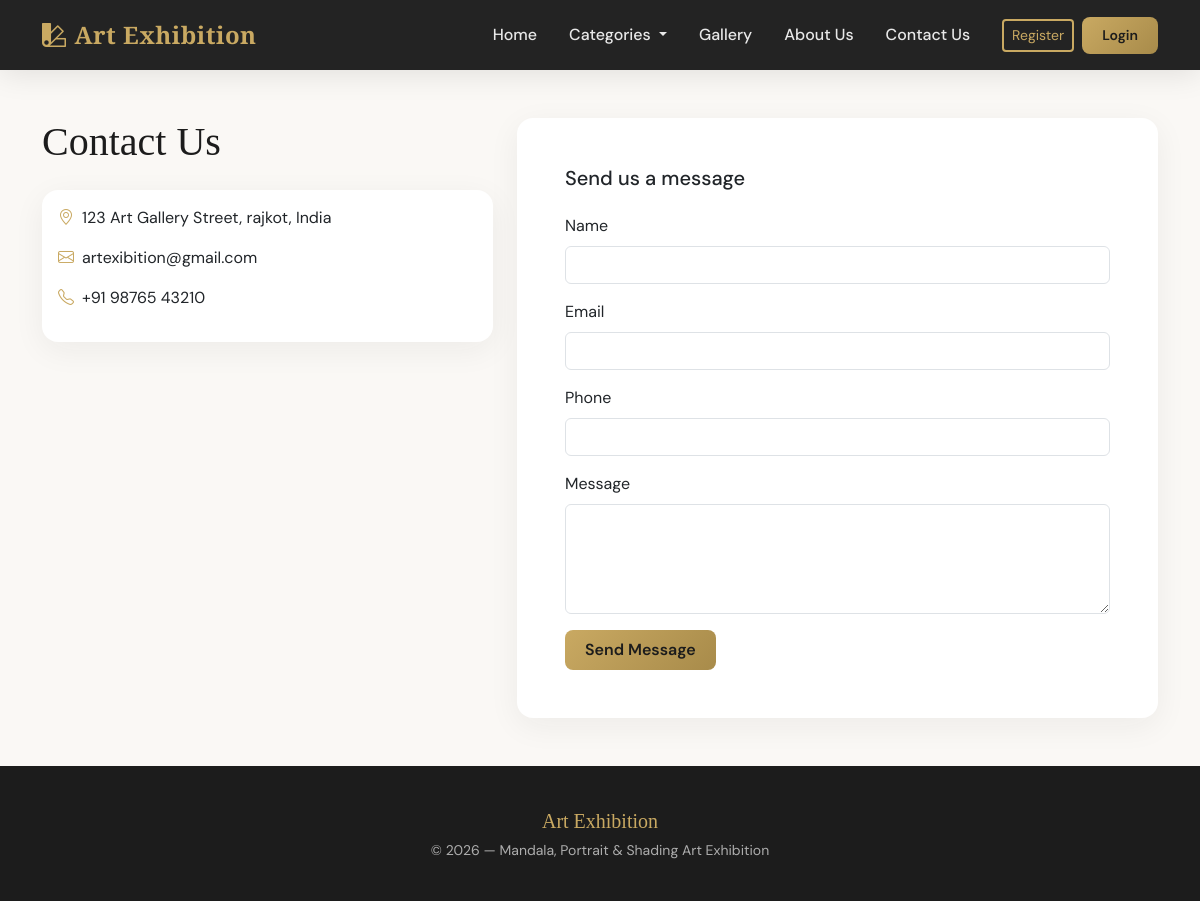
The page /contact-us/ on the database its author committed.
### core/models.py (models this page shows, shortened)
class SiteSettings(models.Model):
    site_name = models.CharField(max_length=100, default='Art Exhibition')
    about_us_title = models.CharField(max_length=200, default='About Art Exhibition')
    about_us_content = models.TextField(default='We showcase beautiful artworks including mandala, portrait, and shading art.')
    contact_email = models.EmailField(default='contact@artexhibition.com')
    contact_phone = models.CharField(max_length=20, default='+91 98765 43210')
    contact_address = models.TextField(default='123 Art Gallery Street, Mumbai, India')
    hero_title = models.CharField(max_length=200, default='Discover Beautiful Art')
    hero_subtitle = models.CharField(max_length=300, default='Mandala, Portrait & Shading Art Exhibition')
    hero_background = models.ImageField(upload_to='hero/', blank=True, null=True)
    hero_background_url = models.URLField(blank=True, null=True)

### core/views.py (the view)
# urls.py: path('contact-us/', views.contact_us, name='contact_us'),
def contact_us(request):
    if request.method == 'POST':
        form = ContactForm(request.POST)
        if form.is_valid():
            form.save()
            messages.success(request, 'Thank you! Your message has been sent.')
            return redirect('core:contact_us')
    else:
        form = ContactForm()
    return render(request, 'core/contact_us.html', {'form': form})

### core/forms.py
class ContactForm(forms.ModelForm):
    class Meta:
        model = ContactSubmission
        fields = ['name', 'email', 'phone', 'message']
        widgets = {
            'name': forms.TextInput(attrs={'class': 'form-control'}),
            'email': forms.EmailInput(attrs={'class': 'form-control'}),
            'phone': forms.TextInput(attrs={'class': 'form-control'}),
            'message': forms.Textarea(attrs={'class': 'form-control', 'rows': 4}),
        }

### core/context_processors.py (called while the page is built)
def cart_count(request):
    try:
        if request.user.is_authenticated:
            return {'cart_count': Cart.objects.filter(user=request.user).count()}
    except Exception:
        pass
    return {'cart_count': 0}

def site_settings(request):
    try:
        s = SiteSettings.objects.first()
        return {'site_settings': s if s else SiteSettings()}
    except Exception:
        return {'site_settings': SiteSettings()}

def nav_categories(request):
    try:
        cats = Category.objects.order_by('name')
        return {'nav_categories': cats}
    except Exception:
        return {'nav_categories': []}

### templates/core/contact_us.html (shortened to what this page needs)
{% extends 'base.html' %}
{% block content %}
<section class="py-5">
    <div class="container">
        <div class="row">
            <div class="col-lg-5 mb-4">
                <h1 class="font-display mb-4">Contact Us</h1>
                <div class="card card-art border-0">
                    <div class="card-body">
                        <p><i class="bi bi-geo-alt me-2" style="color: var(--art-gold);"></i>{{ site_settings.contact_address }}</p>
                        <p><i class="bi bi-envelope me-2" style="color: var(--art-gold);"></i>{{ site_settings.contact_email }}</p>
                        <p><i class="bi bi-telephone me-2" style="color: var(--art-gold);"></i>{{ site_settings.contact_phone }}</p>
                    </div>
                </div>
            </div>
            <div class="col-lg-7">
                <div class="card card-art border-0">
                    <div class="card-body p-5">
                        <h5 class="mb-4">Send us a message</h5>
                        <form method="post">
                            {% for field in form %}
                            <div class="mb-3">
                                <label class="form-label">{{ field.label }}</label>
                                {{ field }}
                            </div>
                            {% endfor %}
                            <button type="submit" class="btn btn-art">Send Message</button>
                        </form>
                    </div>
                </div>
            </div>
        </div>
    </div>
</section>
{% endblock %}

### templates/base.html (shortened to what this page needs)
{% load static %}
<!DOCTYPE html>
<html lang="en">
<head>
    <link href="https://cdn.jsdelivr.net/npm/bootstrap@5.3.2/dist/css/bootstrap.min.css" rel="stylesheet">
    <link rel="stylesheet" href="https://cdn.jsdelivr.net/npm/bootstrap-icons@1.11.1/font/bootstrap-icons.css">
</head>
<body class="d-flex flex-column min-vh-100">
    {% block nav %}
    <nav class="navbar navbar-expand-lg navbar-dark navbar-art sticky-top">
        <div class="container">
            <a class="navbar-brand" href="{% url 'core:home' %}">
                <i class="bi bi-palette2 me-2"></i>{{ site_settings.site_name }}
            </a>
            <div class="collapse navbar-collapse" id="navbarNav">
                <ul class="navbar-nav ms-auto">
                    <li class="nav-item"><a class="nav-link {% if request.resolver_match.url_name == 'home' %}active{% endif %}" href="{% url 'core:home' %}">Home</a></li>
                    <li class="nav-item dropdown">
                        <a class="nav-link dropdown-toggle" href="#" id="categoryDropdown" role="button" data-bs-toggle="dropdown" aria-expanded="false">
                            Categories
                        </a>
                    </li>
                    <li class="nav-item"><a class="nav-link" href="{% url 'core:gallery' %}">Gallery</a></li>
                    <li class="nav-item"><a class="nav-link" href="{% url 'core:about_us' %}">About Us</a></li>
                    <li class="nav-item"><a class="nav-link" href="{% url 'core:contact_us' %}">Contact Us</a></li>
                </ul>
                <ul class="navbar-nav align-items-center gap-2 ms-3">
                    {% if user.is_authenticated %}
                    <li class="nav-item">
                        <div class="user-avatar" title="{{ user.email }}">
                            {{ user.get_display_name }}
                        </div>
                    </li>
                    <li class="nav-item"><a class="nav-link" href="{% url 'core:order_list' %}">My Orders</a></li>
                    <li class="nav-item"><a class="nav-link" href="{% url 'core:logout' %}">Logout</a></li>
                    {% else %}
                    <li class="nav-item"><a class="btn btn-outline-art btn-sm" href="{% url 'core:register' %}">Register</a></li>
                    <li class="nav-item"><a class="btn btn-art btn-sm" href="{% url 'core:login' %}">Login</a></li>
                    {% endif %}
                </ul>
            </div>
        </div>
    </nav>
    {% endblock %}
    <main class="flex-grow-1">
        {% block content %}{% endblock %}
    </main>
    {% block footer %}
    <footer class="mt-auto">
        <div class="container text-center">
            <p class="mb-1 font-display fs-5" style="color: var(--art-gold);">{{ site_settings.site_name }}</p>
            <p class="small mb-0 opacity-75">© {% now "Y" %} — Mandala, Portrait & Shading Art Exhibition</p>
        </div>
    </footer>
    {% endblock %}
</body>
</html>

### templates/base.html (style rules this page uses)
:root { --art-ivory: #FAF8F5; --art-charcoal: #1C1C1C; --art-gold: #C9A962; --art-terracotta: #B85C38; --art-sage: #7D8B6F; --art-cream: #F5F0E8; }
* { box-sizing: border-box; }
body { font-family: 'DM Sans', sans-serif; background: var(--art-ivory); color: var(--art-charcoal); min-height: 100vh; overflow-x: hidden; }
.font-display { font-family: 'Playfair Display', serif; }
.navbar-art { background: rgba(28, 28, 28, 0.97) !important; backdrop-filter: blur(12px); box-shadow: 0 4px 30px rgba(0,0,0,0.1); padding: 0.75rem 0; }
.navbar-art .navbar-brand { font-family: 'Playfair Display', serif; font-weight: 700; font-size: 1.5rem; color: var(--art-gold) !important; letter-spacing: 0.5px; }
.navbar-art .nav-link { color: rgba(255,255,255,0.9) !important; font-weight: 500; padding: 0.5rem 1rem !important; border-radius: 6px; transition: all 0.3s ease; }
.btn-art { background: linear-gradient(135deg, var(--art-gold), #a88b4a); color: var(--art-charcoal); border: none; font-weight: 600; padding: 0.5rem 1.25rem; border-radius: 8px; transition: all 0.3s ease; }
.btn-outline-art { border: 2px solid var(--art-gold); color: var(--art-gold); background: transparent; }
.card-art { border: none; border-radius: 16px; overflow: hidden; box-shadow: 0 8px 32px rgba(28, 28, 28, 0.06); transition: all 0.4s cubic-bezier(0.4, 0, 0.2, 1); }
footer { background: var(--art-charcoal); color: rgba(255,255,255,0.85); padding: 2.5rem 0; margin-top: auto; }

### rows shown on the page
SiteSettings: site_name "Art Exhibition", contact_address "123 Art Gallery Street, rajkot, India", contact_email "artexibition@gmail.com", contact_phone "+91 98765 43210"

### other values the page prints
{{ field.label }} "Name" "Email" "Phone" "Message"
